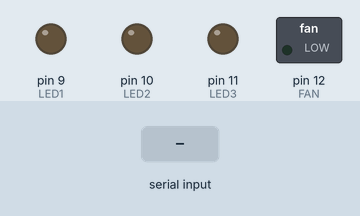
Recording of a sketch running on a simulated Arduino Uno, built with avr-gcc and run on an emulated ATmega328P. On the bench: switched loads named in the sketch (green lamp = pin HIGH), output pins drawn as LEDs (lit = HIGH). The test bench sets the inputs (shaded band).

Above: at 1.4 s.
1.5 s: "A" received over Serial
At 2.2 s:
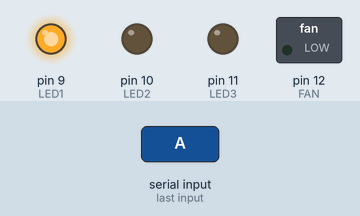
3.0 s: "B" received over Serial
At 3.3 s:
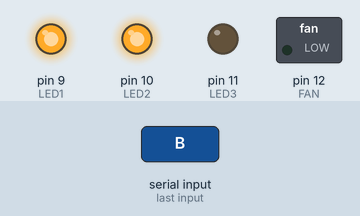
4.5 s: "a" received over Serial
At 5.7 s:
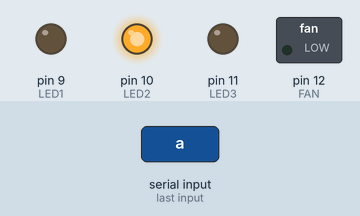
6.0 s: "C" received over Serial
At 6.8 s:
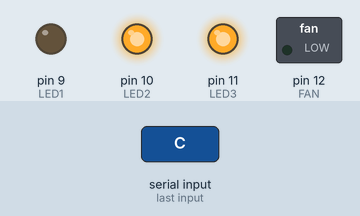
7.5 s: "b" received over Serial
At 7.9 s:
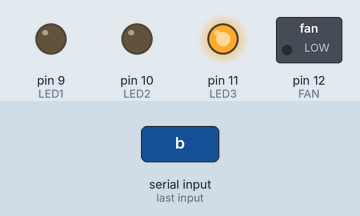
9.0 s: "D" received over Serial
At 10.3 s:
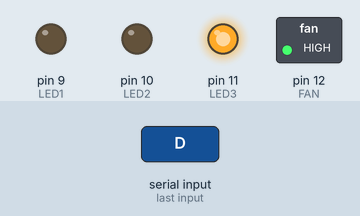
Timing chart, 0 to 11.5 s (numbered marks = the images above; inputs shaded):
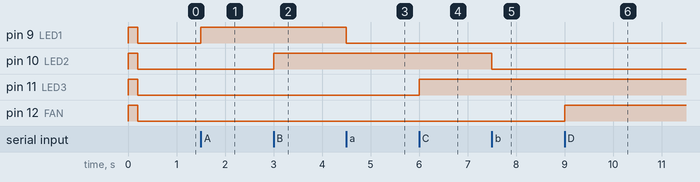

The sketch:

HOMEPROG.ino
```cpp
#define LED1 9
#define LED2 10
#define LED3 11
#define FAN 12
char simi;
void setup() {
  Serial.begin(9600);
  for(int i=9;i<=12;i++)
  {
    pinMode(i,OUTPUT);
    digitalWrite(i,1);
  }
  delay(200);
  digitalWrite(LED1,0);
  digitalWrite(LED2,0);
  digitalWrite(LED3,0);
  digitalWrite(FAN,0);
}
void loop() {
  simi=Serial.read();
  if(simi=='A')
  {
    digitalWrite(LED1,1);
  }
  else if(simi=='a')
  {
    digitalWrite(LED1,0);
  }
  else if(simi=='B')
  {
    digitalWrite(LED2,1);
  }
  else if(simi=='b')
  {
    digitalWrite(LED2,0);
  }
  else if(simi=='C')
  {
    digitalWrite(LED3,1);
  }
  else if(simi=='c')
  {
    digitalWrite(LED3,0);
  }
  else if(simi=='D')
  {
    digitalWrite(FAN,1);
  }
  else if(simi=='d')
  {
    digitalWrite(FAN,0);
  }
}
```

Measured:
- after the input at 1.5 s, pin 9 (LED1): LOW → HIGH at once
- after the input at 3.0 s, pin 10 (LED2): LOW → HIGH at once
- after the input at 4.5 s, pin 9 (LED1): HIGH → LOW at once
- after the input at 6.0 s, pin 11 (LED3): LOW → HIGH at once
- after the input at 7.5 s, pin 10 (LED2): HIGH → LOW at once
- after the input at 9.0 s, pin 12 (FAN): LOW → HIGH at once
